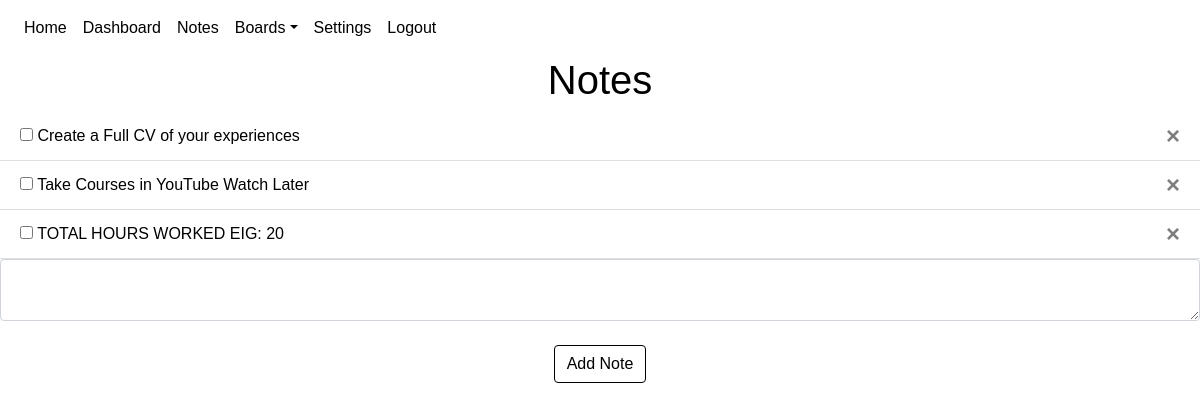
Before: /notes (signed in) with the older database file.
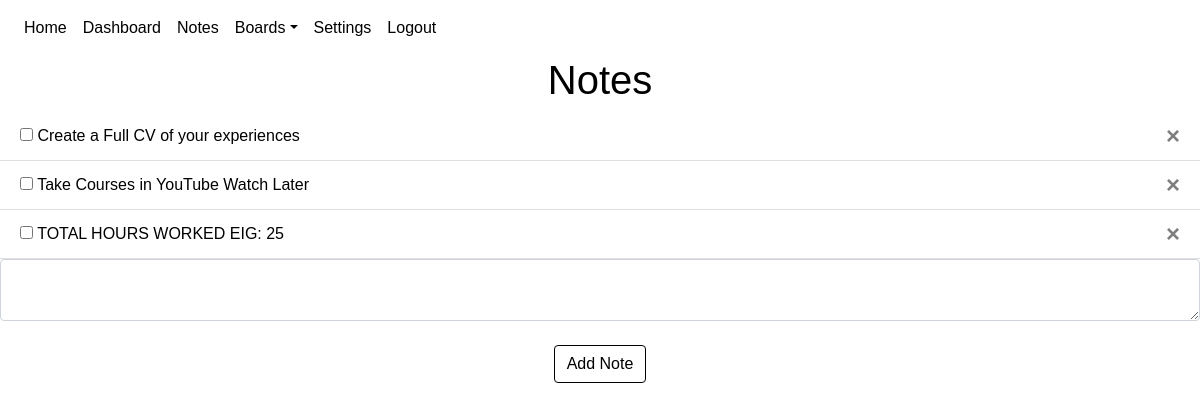
After: the same page with the newer database file.
### website/models.py (models this page shows)
class Note(db.Model):
    id = db.Column(db.Integer, primary_key=True)
    data = db.Column(db.String(10000))
    created = db.Column(db.DateTime(timezone=True), default=func.now())
    last_modified = db.Column(db.DateTime(timezone=True), default=func.now())
    completed = db.Column(db.Boolean, default = False)
    user_id = db.Column(db.Integer, db.ForeignKey('user.id'))

### website/views.py (the view, shortened to what this page needs)
@views.route('/notes', methods=['GET', 'POST'])
@login_required
def notes():
    return render_template("notes.html", user=current_user)

### website/__init__.py (called while the page is built)
def create_app():
    app = Flask(__name__)
    app.config['SECRET_KEY'] = urandom(12).hex()
    app.config['SQLALCHEMY_DATABASE_URI'] = f'sqlite:///{DB_NAME}'
    app.config['SQLALCHEMY_TRACK_MODIFICATIONS'] = False
    db.init_app(app)
    from .views import views
    from .auth import auth
    app.register_blueprint(views, url_prefix='/')
    app.register_blueprint(auth, url_prefix='/')
    from .models import User, Note, Board, Task, Category
    create_database(app)
    login_manager = LoginManager()
    login_manager.login_view = 'auth.login'
    login_manager.init_app(app)
    @login_manager.user_loader
    def load_user(id):
        return User.query.get(id)
    return app

### website/templates/notes.html (shortened to what this page needs)
{% extends "base.html" %} {% block title %}Notes{% endblock %}
{% block style %}
<link rel="stylesheet" href="{{ url_for('static', filename = 'notes.css') }}" />
{% endblock %}
{% block content %}
<h1 align="center">Notes</h1>
<ul class="list-group list-group-flush" id="notes-list">
  {% for note in user.notes %}
  {% set noteIdentifierClass = "N"+note.id|string %}
  <li class="list-group-item {{noteIdentifierClass}}", style="word-wrap:break-word;", id="list-item">
    {% if note.completed == True %}
    <input
    type="checkbox"
    id="show-note-checkbox"
    class="show-note {{ noteIdentifierClass }}"
    onclick="toggleNoteCompletion({{ note.id }})"
    checked />
    {% else %}
    <input
    type="checkbox"
    id="show-note-checkbox"
    class="show-note {{ noteIdentifierClass }}"
    onclick="toggleNoteCompletion({{ note.id }})" />
    {% endif %}
    <span class="show-note {{ noteIdentifierClass }}"id="show-note-text", ondblclick="editNoteDisplay({{ note.id }})">
      {{ note.data }}
    </span>
    <button
    type="button"
    class="close show-note {{ noteIdentifierClass }}"
    id="show-note-delete"
    onclick="showDeleteConfirmation(`deleteNote({{ note.id }});`, 'note');">
      <span class="delete-button" aria-hidden="true">&times;</span>
    </button>
  </li>
  {% endfor %}
</ul>
<form method="POST">
  <textarea name="note" id="note" class="form-control"></textarea>
  <br />
  <div align="center">
    <button type="submit" class="btn btn-primary">Add Note</button>
  </div>
</form>
{% endblock %}

Changed rows visible on the page:
changed Note: data "TOTAL HOURS WORKED EIG: 20" → "TOTAL HOURS WORKED EIG: 25"
